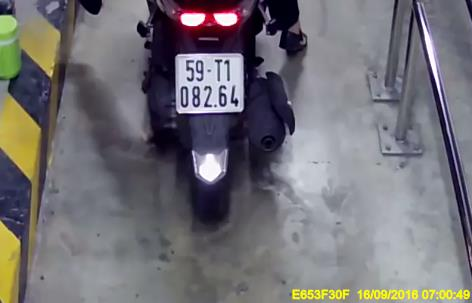
#> input picture dataset/0001_05318_b.jpg, 472 x 303 px, found by its file name; its folder holds only this picture in this run
$ python contour.py --path ../dataset/0001_05318_b.jpg   (older library calls are emulated)
#> lines starting #> are read from the running program, lines starting #| are printed output that depends on the picture; after the words box and inside, x2 and y2 are one past the last pixel; in counts of white or black regions, pixels touching at a corner belong together
### localization/canny.py
import cv2
import matplotlib.pyplot as plt
import matplotlib.patches as patches
import numpy as np
import sys
import os
import argparse
def localizeLP(img):
	""" Function to localize the license plate on a image.
		Return the license plate in bird-eyes view cropped from the image."""
	#Preprocessing image
	gray_img = cv2.cvtColor(img,cv2.COLOR_BGR2GRAY)
	# remove noise by bilateral filter
	noise_removal_img = cv2.bilateralFilter(gray_img,9,75,75)
	# histogram equalization
	equal_histogram_img = cv2.equalizeHist(noise_removal_img)

	kernel = cv2.getStructuringElement(cv2.MORPH_RECT,(5,5))
	morph_img = cv2.morphologyEx(equal_histogram_img,cv2.MORPH_OPEN,kernel,iterations=20)
	sub_morp_image = cv2.subtract(equal_histogram_img,morph_img)

	# threshold Otsu to get binary image
	ret,thresh_image = cv2.threshold(sub_morp_image,0,255,cv2.THRESH_OTSU)
	# canny edge detection
	canny_image = cv2.Canny(thresh_image,250,255)
	# dilate to remove noise
	kernel = np.ones((3,3), np.uint8)
	dilated_image = cv2.dilate(canny_image,kernel,iterations=1)

	#finding contours
	dilated_image,contours, hierarchy = cv2.findContours(dilated_image, cv2.RETR_LIST, cv2.CHAIN_APPROX_SIMPLE)
	# listing the top 10 contours with largest areas
	large_contours= sorted(contours, key = cv2.contourArea, reverse = True)[:10]

	img_height=gray_img.shape[0]
	img_width=gray_img.shape[1]
	min_height, max_height, min_width, max_width = (0.1*img_height, 0.7*img_height, 0.1*img_width, 0.7*img_width)
	horizontal_min, horizontal_max = (0.1*img_width, 0.9*img_width)
	curr_min_area_error=99999999
	plate=None
	# iterate through the contours list to find the ones with sastified any conditions
	license_plate_rect=None
	for contour in large_contours:
		# find the contour that can be approx by a 4-edges polyDP
		peri = cv2.arcLength(contour, True)
		approx = cv2.approxPolyDP(contour, 0.06 * peri, True)
		if len(approx)!=4: continue
		rect=np.array(order_points(approx[:,0]),dtype='float32')
		tl, tr, br, bl = rect

		# find the width and height of the approximated rectangle from this current contour
		widthA = np.sqrt(((br[0] - bl[0]) ** 2) + ((br[1] - bl[1]) ** 2))
		widthB = np.sqrt(((tr[0] - tl[0]) ** 2) + ((tr[1] - tl[1]) ** 2))
		region_width = max(int(widthA), int(widthB))

		heightA = np.sqrt(((tr[0] - br[0]) ** 2) + ((tr[1] - br[1]) ** 2))
		heightB = np.sqrt(((tl[0] - bl[0]) ** 2) + ((tl[1] - bl[1]) ** 2))
		region_height = max(int(heightA), int(heightB))

		if region_height==0 or region_width==0:
			continue
		scale=region_height/region_width

		# check if it sastified some condition about coordinate, width, height, aspect ratio
		if region_height >= min_height and region_height <= max_height and region_width >= min_width and region_width <= max_width and tl[0]>horizontal_min and tr[0]<horizontal_max and scale<10/7 and scale>0.7:
			# only look for one with the approximated rectange is better
			# in this case, find the one which region area is nearest to the original contour's
			area_error=abs(cv2.contourArea(approx)-region_height*region_width)
			if area_error<curr_min_area_error:
				curr_min_area_error=area_error
				license_plate_rect=(rect,region_height,region_width)

	if license_plate_rect is None:
		return None,contours
	# Now, we get the most suitable one
	rect,region_height,region_width=license_plate_rect
	# now that we have the dimensions of the new image, construct
	# the set of destination points to obtain a "birds eye view",
	# (i.e. top-down view) of the image, again specifying points
	# in the top-left, top-right, bottom-right, and bottom-left
	# order
	dst = np.array([
		[0, 0],
		[region_width - 1, 0],
		[region_width - 1, region_height - 1],
		[0, region_height - 1]], dtype = "float32")
	# compute the perspective transform matrix and then apply it
	M = cv2.getPerspectiveTransform(rect, dst)
	plate = cv2.warpPerspective(img, M, (region_width, region_height))

	ret_plate=cv2.cvtColor(plate,cv2.COLOR_BGR2GRAY)
	return ret_plate,contours


def order_points(pts):
	""" Sort the 4 points in argument to the suitable order."""
	# initialzie a list of coordinates that will be ordered
	# such that the first entry in the list is the top-left,
	# the second entry is the top-right, the third is the
	# bottom-right, and the fourth is the bottom-left
	rect = np.zeros((4, 2), dtype = "float32")

	# the top-left point will have the smallest sum, whereas
	# the bottom-right point will have the largest sum
	s = pts.sum(axis = 1)
	rect[0] = pts[np.argmin(s)]
	rect[2] = pts[np.argmax(s)]

	# now, compute the difference between the points, the
	# top-right point will have the smallest difference,
	# whereas the bottom-left will have the largest difference
	diff = np.diff(pts, axis = 1)
	rect[1] = pts[np.argmin(diff)]
	rect[3] = pts[np.argmax(diff)]

	# return the ordered coordinates
	return rect

# [30 lines left out: function main, not called in this run]

# [2 lines that do not run on import are left out]

### segmentation/contour.py
import cv2
import matplotlib.pyplot as plt
import matplotlib.patches as patches
from skimage.filters import threshold_otsu
import numpy as np
import sys
import os
import argparse
from operator import itemgetter, attrgetter

dir_path = os.path.dirname(os.path.realpath(__file__))
sys.path.append(dir_path+"/../localization")
from canny import localizeLP

def characterSegmentation(gray_plate,visualize=False):
	""" Return list of cropped boudding box of each character."""

	if gray_plate is None:
		return None
	# adaptive threshold to convert to binary image
	thre=cv2.adaptiveThreshold(gray_plate,255,cv2.ADAPTIVE_THRESH_GAUSSIAN_C,cv2.THRESH_BINARY_INV,13,14)
	# finding contours
	thre,contours,hierachy = cv2.findContours(thre,cv2.RETR_EXTERNAL,cv2.CHAIN_APPROX_NONE)
	width=gray_plate.shape[0]
	height=gray_plate.shape[1]
	min_h,min_w,max_h,max_w=(0.2*height,0.04*width,0.6*height,0.3*width)

	#list of characters in each line of license plate
	line1=[]
	line2=[]
	# list all characters
	rect_list=[]

	for c in contours:
		rect = cv2.boundingRect(c)
		(x,y,w,h)=rect
		if w<max_w and w>min_w and h>min_h and h<max_h and w/h>0.15 and w/h<0.6:
			if y<3*height/8:
				line1.append(rect)
			else:
				line2.append(rect)
	if len(line1)!=4 or (len(line2)!=4 and len(line2)!=5):
		print('	Can\'t detect.')
		return None

	line1.sort(key=itemgetter(0))
	line2.sort(key=itemgetter(0))
	rect_list=line1+line2
	print('	Detected',len(rect_list),'characters.')
	char_list=[gray_plate[y:y+h,x:x+w] for (x,y,w,h) in rect_list]

	if visualize:
		fig,(ax1)=plt.subplots(1,1)
		ax1.imshow(thre,cmap='gray')

		for c in contours:
			rect = cv2.boundingRect(c)
			(x,y,w,h)=rect
			if w<max_w and w>min_w and h>min_h and h<max_h and w/h>0.15 and w/h<0.6:
				rect_border = patches.Rectangle((x, y), w, h, edgecolor="red",linewidth=2, fill=False)
				ax1.add_patch(rect_border)
			else:
				rect_border = patches.Rectangle((x, y), w, h, edgecolor="green",linewidth=2, fill=False)
				ax1.add_patch(rect_border)

		plt.show(block=False)
		plt.pause(2)
		plt.close()

	return char_list


def main():
	parser = argparse.ArgumentParser(usage="Visualize license plate localization using Canny edge detection")
	parser.add_argument("--folder", type=str, default='dataset', help="Visualize images in the specified folder.")
	parser.add_argument("--path", type=str, default='', help="Visualize image with the specified path.")
	args = parser.parse_args()

	paths=[]
	if hasattr(args,'folder') and args.folder:
		files = os.listdir(args.folder)
		paths=[os.path.join(args.folder,file) for file in files]
	elif hasattr(args,'path') and args.path:
		paths=[args.path]
	else:
		print('Error: Unexpected arguments.')

	for file in paths:
		print(file)
		img=cv2.imread(file)
#> img is the input picture: shape (303, 472, 3); mean B, G, R 117.5, 112.6, 114.7
		plate,contours=localizeLP(img)
#> in localizeLP, `equal_histogram_img = cv2.equalizeHist(noise_removal_img)`:
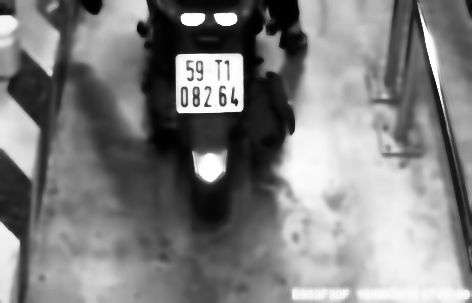
#> equal_histogram_img: shape (303, 472); min 0, max 255, mean 128.1
#> in localizeLP, `morph_img = cv2.morphologyEx(equal_histogram_img,cv2.MORPH_OPEN,kernel..`:
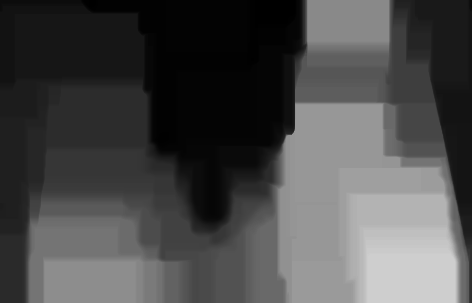
#> morph_img: shape (303, 472); min 0, max 206, mean 75.3
#> in localizeLP, `sub_morp_image = cv2.subtract(equal_histogram_img,morph_img)`:
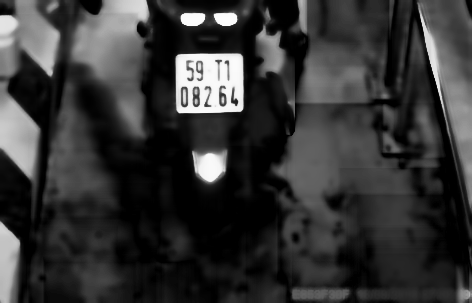
#> sub_morp_image: shape (303, 472); min 0, max 252, mean 52.9
#> in localizeLP, `ret,thresh_image = cv2.threshold(sub_morp_image,0,255,cv2.THRESH_OTSU)`:
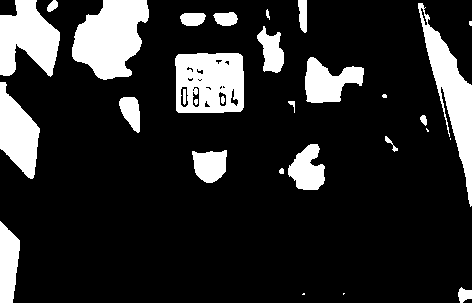
#> thresh_image: shape (303, 472); 16.9% white; 30 white regions (6 under 20 px), largest, box (x1, y1, x2, y2) and area: (72, 0, 149, 80) 4220, (175, 53, 244, 113) 3574, (418, 3, 472, 207) 3438
#> in localizeLP, `ret,thresh_image = cv2.threshold(sub_morp_image,0,255,cv2.THRESH_OTSU)`: ret = 95
#> in localizeLP, `dilated_image = cv2.dilate(canny_image,kernel,iterations=1)`:
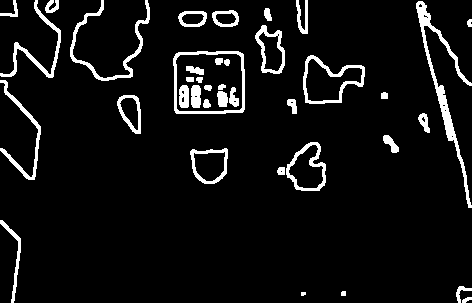
#> dilated_image: shape (303, 472); 6.8% white; 39 white regions (1 under 20 px)
#> in localizeLP, `dilated_image,contours, hierarchy = cv2.findContours(dilated_image, cv..`: contours = 61 contours, 16 with area under 20; largest, box (x1, y1, x2, y2) and area: (173, 51, 245, 114) 4262, (175, 53, 243, 112) 3736, (303, 55, 365, 104) 1858, (305, 58, 363, 102) 1374, (286, 142, 326, 191) 1330
#> in localizeLP, `large_contours= sorted(contours, key = cv2.contourArea, reverse = True..`: large_contours = 10 contours; largest, box (x1, y1, x2, y2) and area: (173, 51, 245, 114) 4262, (175, 53, 243, 112) 3736, (303, 55, 365, 104) 1858, (305, 58, 363, 102) 1374, (286, 142, 326, 191) 1330
#> the loop in localizeLP, `for contour in large_contours:` made 10 passes
#> (peri, approx, s in order_points, diff in order_points, widthA, widthB, region_width, heightA) on pass 1: (258, [[175, 54], [176, 113], [243, 111], [242, 53]], [229, 289, 354, 295], [-121, -63, -132, -189], 67.03, 67.01, 67, 58.01)
#> after the loop in localizeLP, `for contour in large_contours:`: curr_min_area_error = 12.5
#> in localizeLP, `rect,region_height,region_width=license_plate_rect`: rect = [[176, 58], [238, 54], [242, 107], [179, 111]]; region_height = 53; region_width = 63
#> in localizeLP, `dst = np.array([ [0, 0], [region_width - 1, 0], [region_width - 1, reg..`: dst = [[0, 0], [62, 0], [62, 52], [0, 52]]
#> in localizeLP, `M = cv2.getPerspectiveTransform(rect, dst)`: M = [[1.02, -0.0579, -176.6], [0.0657, 1.02, -70.6], [3.96e-05, 0.000308, 1]]
#> in localizeLP, `ret_plate=cv2.cvtColor(plate,cv2.COLOR_BGR2GRAY)`:
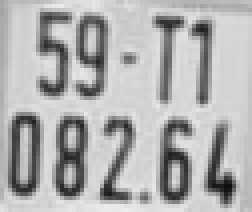
#> ret_plate: shape (53, 63) (shown 4 times larger); min 15, max 236, mean 175.5
		characterSegmentation(plate,visualize=True)
#> in characterSegmentation, `thre,contours,hierachy = cv2.findContours(thre,cv2.RETR_EXTERNAL,cv2.C..`: contours = 17 contours, 8 with area under 20; largest, box (x1, y1, x2, y2) and area: (2, 28, 10, 49) 120, (14, 29, 22, 50) 116, (40, 30, 48, 51) 98, (19, 4, 27, 25) 92, (9, 3, 18, 24) 58
#> the loop in characterSegmentation, `for c in contours:` made 17 passes
#> (x, y, w, h) on passes 1 to 8: (35, 48, 3, 3), (51, 30, 8, 22), (40, 30, 8, 21), (25, 29, 9, 21), (14, 29, 8, 21), (2, 28, 8, 21), (0, 23, 1, 1), (30, 13, 4, 3)
#> after the loop in characterSegmentation, `for c in contours:`: line1 = [(48, 5, 5, 21), (38, 4, 8, 22), (19, 4, 8, 21), (9, 3, 9, 21)]; line2 = [(51, 30, 8, 22), (40, 30, 8, 21), (25, 29, 9, 21), (14, 29, 8, 21), (2, 28, 8, 21)]
#> in characterSegmentation, `rect_list=line1+line2`: rect_list = [(9, 3, 9, 21), (19, 4, 8, 21), (38, 4, 8, 22), (48, 5, 5, 21), (2, 28, 8, 21), (14, 29, 8, 21), (25, 29, 9, 21), (40, 30, 8, 21), (51, 30, 8, 22)]
#| 	Detected 9 characters.
#> in characterSegmentation, `char_list=[gray_plate[y:y+h,x:x+w] for (x,y,w,h) in rect_list]`: char_list = 9 items
#> in characterSegmentation, `plt.show(block=False)`:
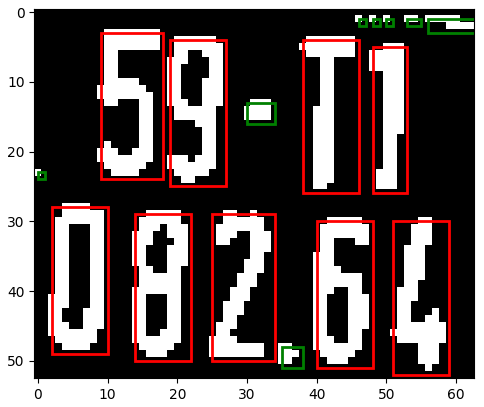
#> figure drawn by matplotlib, 1 panel

if __name__=="__main__":
	main()

$ run again, on dataset/0031_07285_b.jpg
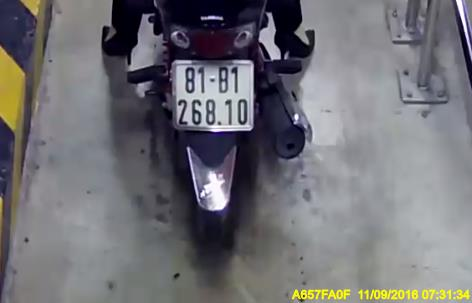
#> input picture dataset/0031_07285_b.jpg, 472 x 303 px, found by its file name
#> in main, img is the input picture: shape (303, 472, 3); mean B, G, R 117.6, 112.8, 113.4
#> in localizeLP, `ret,thresh_image = cv2.threshold(sub_morp_image,0,255,cv2.THRESH_OTSU)`:
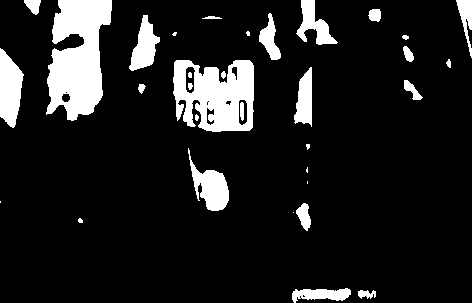
#> thresh_image: shape (303, 472); 12.2% white; 33 white regions (7 under 20 px), largest, box (x1, y1, x2, y2) and area: (46, 0, 112, 121) 5374, (173, 60, 254, 132) 4255, (0, 48, 24, 128) 1326
#> ret = 90
#> canny_image: shape (303, 472); 1.9% white in thin lines or dots
#> dilated_image: shape (303, 472); 6.5% white; 31 white regions (1 under 20 px)
#> in localizeLP, `dilated_image,contours, hierarchy = cv2.findContours(dilated_image, cv..`: contours = 65 contours, 22 with area under 20; largest, box (x1, y1, x2, y2) and area: (171, 58, 255, 133) 5410, (173, 60, 253, 131) 3820, (186, 146, 230, 212) 1428, (127, 13, 161, 72) 1102, (44, 0, 113, 122) 1037
#> large_contours = 10 contours; largest, box (x1, y1, x2, y2) and area: (171, 58, 255, 133) 5410, (173, 60, 253, 131) 3820, (186, 146, 230, 212) 1428, (127, 13, 161, 72) 1102, (44, 0, 113, 122) 1037
#> the loop in localizeLP, `for contour in large_contours:` made 10 passes
#> (peri, s in order_points, diff in order_points, tl, tr, br, bl, widthA) on pass 2: (515.7, [238, 307, 377, 312], [-110, -187, -125, -64], [174, 64], [247, 60], [251, 126], [188, 124], 63.03)
#> after the loop in localizeLP, `for contour in large_contours:`: curr_min_area_error = 358
#> in localizeLP, `rect,region_height,region_width=license_plate_rect`: rect = [[173, 60], [251, 59], [253, 129], [175, 121]]; region_height = 70; region_width = 78
#> dst = [[0, 0], [77, 0], [77, 69], [0, 69]]
#> M = [[1.67, -0.0547, -285.4], [0.0213, 1.66, -103.3], [0.00279, -0.000171, 1]]
#> thre: shape (70, 78); 26.5% white; 27 white regions (15 under 20 px)
#> in characterSegmentation, `thre,contours,hierachy = cv2.findContours(thre,cv2.RETR_EXTERNAL,cv2.C..`: contours = 27 contours, 17 with area under 20; largest, box (x1, y1, x2, y2) and area: (13, 8, 23, 37) 220, (33, 42, 43, 69) 195, (47, 8, 56, 35) 190, (64, 40, 73, 66) 172, (19, 43, 29, 70) 156
#> the loop in characterSegmentation, `for c in contours:` made 27 passes
#> (x, y, w, h) on passes 1 to 8: (71, 68, 1, 1), (52, 67, 1, 1), (45, 64, 4, 5), (76, 54, 2, 16), (4, 44, 10, 26), (19, 43, 10, 27), (33, 42, 10, 27), (53, 41, 6, 27)
#> after the loop in characterSegmentation, `for c in contours:`: line1 = [(59, 8, 6, 27), (47, 8, 9, 27), (27, 8, 6, 28), (13, 8, 10, 29)]; line2 = [(4, 44, 10, 26), (19, 43, 10, 27), (33, 42, 10, 27), (53, 41, 6, 27), (64, 40, 9, 26)]
#> rect_list = [(13, 8, 10, 29), (27, 8, 6, 28), (47, 8, 9, 27), (59, 8, 6, 27), (4, 44, 10, 26), (19, 43, 10, 27), (33, 42, 10, 27), (53, 41, 6, 27), (64, 40, 9, 26)]
#| 	Detected 9 characters.
#> char_list = 9 items
#> in characterSegmentation, `plt.show(block=False)`:
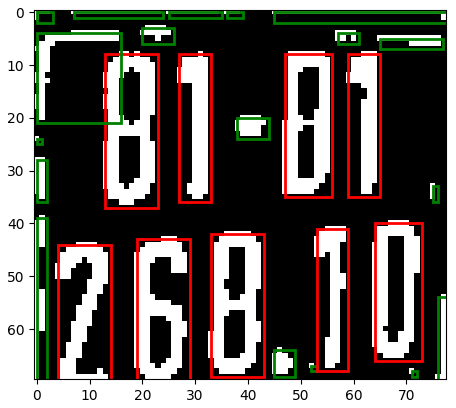
#> figure drawn by matplotlib, 1 panel

$ run again, on dataset/0041_00951_b.jpg
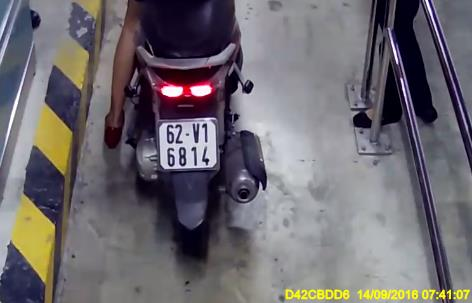
#> input picture dataset/0041_00951_b.jpg, 472 x 303 px, found by its file name
#> in main, img is the input picture: shape (303, 472, 3); mean B, G, R 111.4, 105.9, 110.1
#> in localizeLP, `ret,thresh_image = cv2.threshold(sub_morp_image,0,255,cv2.THRESH_OTSU)`:
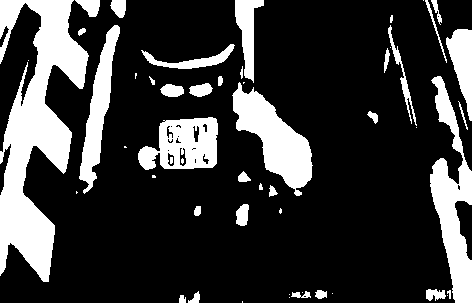
#> thresh_image: shape (303, 472); 22.1% white; 52 white regions (17 under 20 px), largest, box (x1, y1, x2, y2) and area: (0, 0, 89, 282) 11793, (430, 76, 472, 303) 4338, (232, 82, 313, 196) 3984
#> ret = 81
#> canny_image: shape (303, 472); 3.3% white in thin lines or dots
#> dilated_image: shape (303, 472); 11% white; 39 white regions (2 under 20 px)
#> in localizeLP, `dilated_image,contours, hierarchy = cv2.findContours(dilated_image, cv..`: contours = 87 contours, 35 with area under 20; largest, box (x1, y1, x2, y2) and area: (231, 0, 314, 197) 4911, (233, 84, 312, 188) 3532, (136, 115, 219, 171) 3518, (77, 23, 121, 195) 2915, (159, 117, 217, 168) 2319
#> large_contours = 10 contours; largest, box (x1, y1, x2, y2) and area: (231, 0, 314, 197) 4911, (233, 84, 312, 188) 3532, (136, 115, 219, 171) 3518, (77, 23, 121, 195) 2915, (159, 117, 217, 168) 2319
#> the loop in localizeLP, `for contour in large_contours:` made 10 passes
#> (peri, approx, s in order_points, diff in order_points, widthA, widthB, region_width, heightA) on pass 3: (282.2, [[217, 117], [162, 118], [139, 166], [214, 168]], [334, 280, 305, 382], [-100, -44, 27, -46], 75.03, 55.01, 75, 51.09)
#> after the loop in localizeLP, `for contour in large_contours:`: curr_min_area_error = 751
#> in localizeLP, `rect,region_height,region_width=license_plate_rect`: rect = [[162, 118], [217, 117], [214, 168], [139, 166]]; region_height = 53; region_width = 75
#> dst = [[0, 0], [74, 0], [74, 52], [0, 52]]
#> M = [[-10.42, -4.99, 2277.5], [-0.199, -10.92, 1320.6], [-0.00783, -0.0597, 1]]
#> in characterSegmentation, `thre=cv2.adaptiveThreshold(gray_plate,255,cv2.ADAPTIVE_THRESH_GAUSSIAN..`:
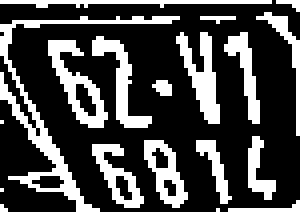
#> thre: shape (53, 75) (shown 4 times larger); 28.4% white in thin lines or dots
#> in characterSegmentation, `thre,contours,hierachy = cv2.findContours(thre,cv2.RETR_EXTERNAL,cv2.C..`: contours = 19 contours, 9 with area under 20; largest, box (x1, y1, x2, y2) and area: (0, 4, 45, 53) 154, (12, 10, 27, 32) 112, (36, 35, 47, 52) 88, (44, 8, 55, 31) 79, (23, 36, 36, 52) 72
#> the loop in characterSegmentation, `for c in contours:` made 19 passes
#> (x, y, w, h) on passes 1, 3, 4, 5, 6, 7, 8, 9: (54, 52, 1, 1), (57, 50, 18, 3), (0, 47, 1, 1), (23, 36, 13, 16), (49, 35, 9, 16), (36, 35, 11, 17), (62, 34, 7, 16), (0, 30, 1, 1)
#> after the loop in characterSegmentation, `for c in contours:`: line1 = [(56, 8, 9, 23), (44, 8, 11, 23), (64, 3, 11, 31)]; line2 = [(49, 35, 9, 16), (62, 34, 7, 16)]

$ run again, on dataset/0045_01674_b.jpg
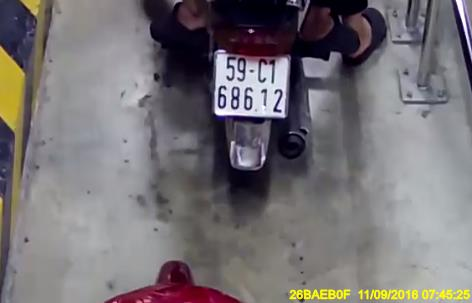
#> input picture dataset/0045_01674_b.jpg, 472 x 303 px, found by its file name
#> in main, img is the input picture: shape (303, 472, 3); mean B, G, R 117, 113.8, 118
#> thresh_image: shape (303, 472); 9% white; 28 white regions (8 under 20 px), largest, box (x1, y1, x2, y2) and area: (214, 50, 290, 118) 3623, (370, 0, 422, 117) 2850, (0, 47, 24, 130) 1446
#> ret = 91
#> canny_image: shape (303, 472); 1.6% white in thin lines or dots
#> dilated_image: shape (303, 472); 5.5% white; 30 white regions (1 under 20 px)
#> in localizeLP, `dilated_image,contours, hierarchy = cv2.findContours(dilated_image, cv..`: contours = 56 contours, 19 with area under 20; largest, box (x1, y1, x2, y2) and area: (212, 48, 291, 119) 4428, (214, 50, 289, 117) 3408, (135, 220, 172, 273) 1581, (368, 0, 424, 118) 1528, (137, 222, 170, 270) 1066
#> large_contours = 10 contours; largest, box (x1, y1, x2, y2) and area: (212, 48, 291, 119) 4428, (214, 50, 289, 117) 3408, (135, 220, 172, 273) 1581, (368, 0, 424, 118) 1528, (137, 222, 170, 270) 1066
#> the loop in localizeLP, `for contour in large_contours:` made 10 passes
#> (peri, s in order_points, diff in order_points, tl, tr, br, bl, widthA) on pass 2: (396.6, [270, 343, 398, 330], [-162, -227, -170, -104], [216, 54], [285, 58], [284, 114], [217, 113], 67.01)
#> after the loop in localizeLP, `for contour in large_contours:`: curr_min_area_error = 140
#> in localizeLP, `rect,region_height,region_width=license_plate_rect`: rect = [[215, 50], [287, 56], [286, 117], [214, 115]]; region_height = 65; region_width = 72
#> dst = [[0, 0], [71, 0], [71, 64], [0, 64]]
#> M = [[0.78, 0.012, -168.4], [-0.0691, 0.829, -26.61], [-0.000719, -2.29e-05, 1]]
#> thre: shape (65, 72); 26.1% white in thin lines or dots
#> in characterSegmentation, `thre,contours,hierachy = cv2.findContours(thre,cv2.RETR_EXTERNAL,cv2.C..`: contours = 19 contours, 9 with area under 20; largest, box (x1, y1, x2, y2) and area: (16, 35, 24, 58) 142, (28, 35, 37, 58) 114, (21, 6, 30, 30) 105, (3, 34, 12, 58) 98, (58, 35, 67, 60) 68
#> the loop in characterSegmentation, `for c in contours:` made 19 passes
#> (x, y, w, h) on passes 1, 3, 4, 5, 6, 7, 8, 9: (0, 61, 67, 4), (39, 56, 3, 4), (0, 45, 1, 15), (58, 35, 9, 25), (45, 35, 6, 19), (28, 35, 9, 23), (16, 35, 8, 23), (3, 34, 9, 24)
#> after the loop in characterSegmentation, `for c in contours:`: line1 = [(21, 6, 9, 24), (53, 5, 6, 25), (42, 5, 9, 25), (11, 5, 9, 25)]; line2 = [(58, 35, 9, 25), (45, 35, 6, 19), (28, 35, 9, 23), (16, 35, 8, 23), (3, 34, 9, 24)]
#> rect_list = [(11, 5, 9, 25), (21, 6, 9, 24), (42, 5, 9, 25), (53, 5, 6, 25), (3, 34, 9, 24), (16, 35, 8, 23), (28, 35, 9, 23), (45, 35, 6, 19), (58, 35, 9, 25)]
#| 	Detected 9 characters.
#> char_list = 9 items
#> in characterSegmentation, `plt.show(block=False)`:
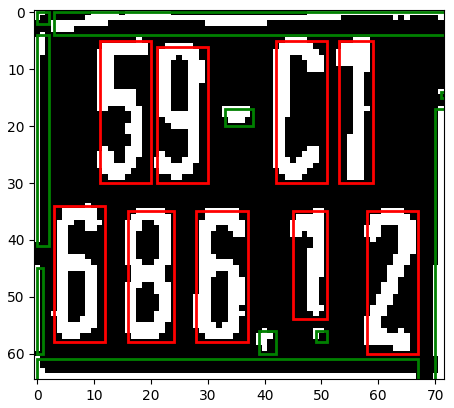
#> figure drawn by matplotlib, 1 panel
